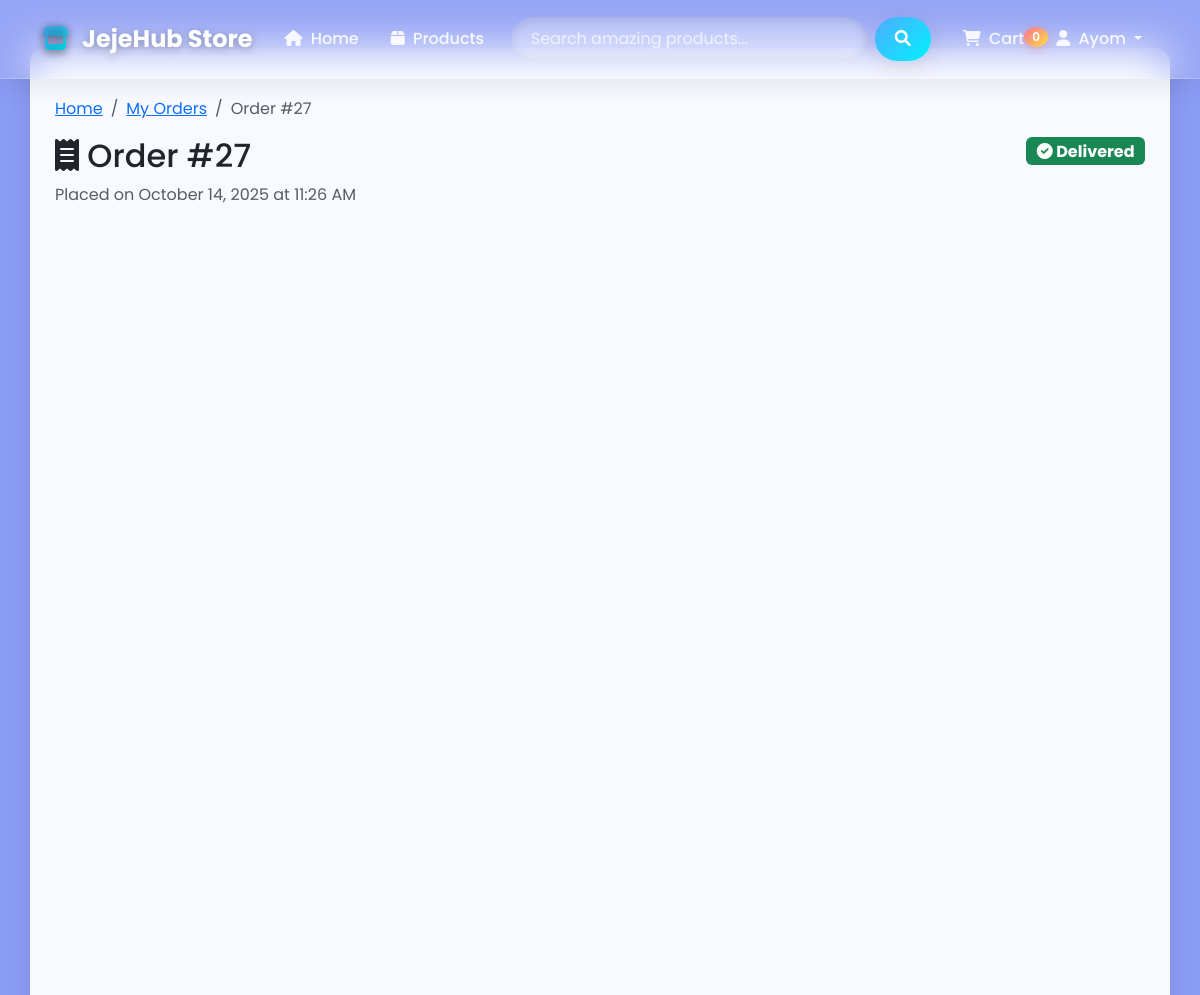
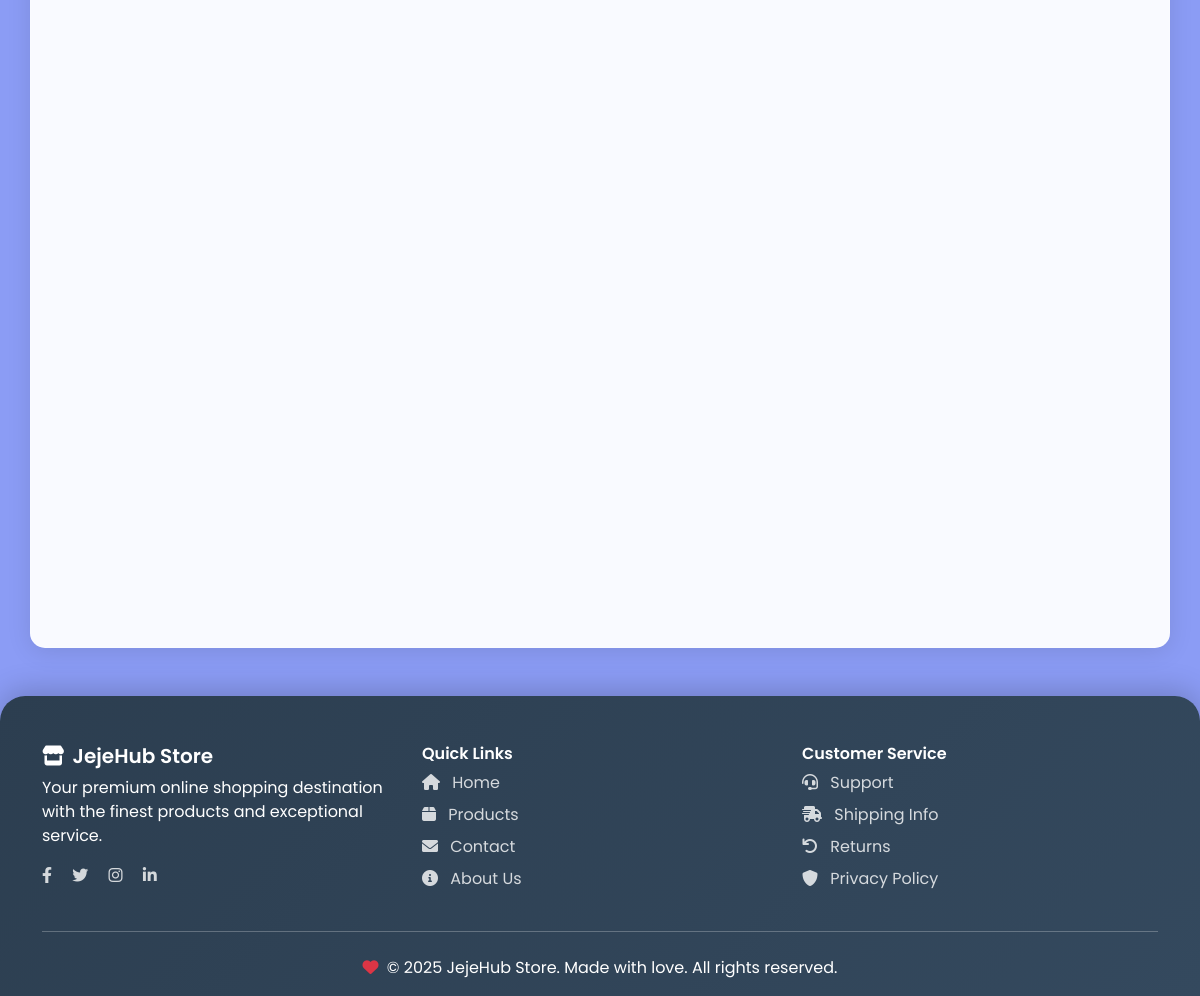
/orders/27/ (signed in), run on the app's committed database (2 pictures, top to bottom).
### shop/models.py (models this page shows, shortened)
class Order(models.Model):
    STATUS_CHOICES = [
        ('pending', 'Pending'),
        ('processing', 'Processing'),
        ('shipped', 'Shipped'),
        ('delivered', 'Delivered'),
        ('cancelled', 'Cancelled'),
    ]
    first_name = models.CharField(max_length=100)
    last_name = models.CharField(max_length=100)
    email = models.EmailField()
    phone = models.CharField(max_length=20)
    address = models.CharField(max_length=250)
    city = models.CharField(max_length=100, blank=True, default='')
    state = models.CharField(max_length=100, blank=True, default='')
    postal_code = models.CharField(max_length=20, blank=True, default='')
    user = models.ForeignKey(User, on_delete=models.CASCADE, related_name='orders')
    user_order_number = models.IntegerField(default=1)  # ADD THIS LINE
    created_at = models.DateTimeField(auto_now_add=True)
    updated_at = models.DateTimeField(auto_now=True)
    status = models.CharField(max_length=20, choices=STATUS_CHOICES, default='pending')
    total_amount = models.DecimalField(max_digits=10, decimal_places=2)
    tracking_number = models.CharField(max_length=100, blank=True, null=True)
    carrier = models.CharField(max_length=100, blank=True, null=True)
    class Meta:
        ordering = ['-created_at']
    def get_subtotal(self):
        return sum(item.get_total_price() for item in self.items.all())
    def get_shipping_fee(self):
        subtotal = self.get_subtotal()
        exchange_rate = settings.EXCHANGE_RATE_USD_TO_NGN
        subtotal_ngn = subtotal * exchange_rate
        if subtotal_ngn < settings.SHIPPING_THRESHOLD_NGN:
            shipping_fee_ngn = settings.SHIPPING_FEE_LOW_NGN
        else:
            shipping_fee_ngn = settings.SHIPPING_FEE_HIGH_NGN
        return shipping_fee_ngn / exchange_rate
    def get_tax(self):
        subtotal = self.get_subtotal()
        exchange_rate = settings.EXCHANGE_RATE_USD_TO_NGN
        subtotal_ngn = subtotal * exchange_rate
        if subtotal_ngn >= settings.TAX_THRESHOLD_NGN:
            tax_ngn = settings.TAX_AMOUNT_NGN
        else:
            tax_ngn = Decimal('0')
        return tax_ngn / exchange_rate

### shop/views.py (the view)
# urls.py: path('orders/<int:order_id>/', views.order_detail, name='order_detail'),
@login_required
def order_detail(request, order_id):
    order = get_object_or_404(Order, id=order_id, user=request.user)
    context = {
        'order': order,
        'order_items': order.items.select_related('product'),
    }
    return render(request, 'shop/order_detail.html', context)

### shop/context_processors.py (called while the page is built)
def search_query(request):
    return {
        'search_query': request.GET.get('q', '')
    }

def currency_context(request):
    currency = getattr(request, 'currency', 'NGN')
    currency_symbol = getattr(request, 'currency_symbol', '₦')
    exchange_rate = getattr(request, 'exchange_rate', 1550)
    return {
        'user_currency': currency,
        'currency_symbol': currency_symbol,
        'exchange_rate': exchange_rate,
    }

### shop/models.py (called while the page is built)
    def get_absolute_url(self):
        return reverse('shop:product_detail', args=[self.slug])

    def get_total_price(self):
        return self.quantity * self.price

### shop/templatetags/currency_filters.py (called while the page is built)
@register.filter
def naira(value):
    try:
        if value is None:
            return '₦0.00'
        ngn_amount = float(value) * USD_TO_NGN
        return f'₦{ngn_amount:,.2f}'
    except (ValueError, TypeError):
        return '₦0.00'

### shop/templates/shop/order_detail.html (shortened to what this page needs)
{% extends 'base.html' %}
{% load currency_filters %}
{% block content %}
<div class="row">
    <div class="col-12">
        <nav aria-label="breadcrumb">
            <ol class="breadcrumb">
                <li class="breadcrumb-item"><a href="{% url 'shop:home' %}">Home</a></li>
                <li class="breadcrumb-item"><a href="{% url 'shop:order_history' %}">My Orders</a></li>
                <li class="breadcrumb-item active">Order #{{ order.id }}</li>
            </ol>
        </nav>
    </div>
</div>
<div class="row mb-4">
    <div class="col-md-8">
        <h2 class="mb-2">
            <i class="fas fa-receipt"></i> Order #{{ order.id }}
        </h2>
        <p class="text-muted mb-0">
            Placed on {{ order.created_at|date:"F d, Y \a\t g:i A" }}
        </p>
    </div>
    <div class="col-md-4 text-md-end">
        <span class="badge fs-6
            {% if order.status == 'delivered' %}bg-success
            {% elif order.status == 'shipped' %}bg-info
            {% elif order.status == 'processing' %}bg-warning
            {% elif order.status == 'cancelled' %}bg-danger
            {% else %}bg-secondary
            {% endif %}">
            <i class="fas
                {% if order.status == 'delivered' %}fa-check-circle
                {% elif order.status == 'shipped' %}fa-truck
                {% elif order.status == 'processing' %}fa-cog fa-spin
                {% elif order.status == 'cancelled' %}fa-times-circle
                {% else %}fa-clock
                {% endif %}"></i>
            {{ order.get_status_display }}
        </span>
    </div>
</div>
<div class="row">
    <div class="col-lg-8">
    </div>
    <div class="col-lg-4">
    </div>
</div>
{% endblock %}

### shop/templates/base.html (shortened to what this page needs)
<!DOCTYPE html>
<html lang="en">
<head>
    <link href="https://cdnjs.cloudflare.com/ajax/libs/bootstrap/5.3.0/css/bootstrap.min.css" rel="stylesheet">
    <link href="https://cdnjs.cloudflare.com/ajax/libs/font-awesome/6.0.0/css/all.min.css" rel="stylesheet">
</head>
<body>
    <nav class="navbar navbar-expand-lg fixed-top">
        <div class="container">
            <a class="navbar-brand" href="{% url 'shop:home' %}">
                <i class="fas fa-store me-2"></i> JejeHub Store
            </a>
            <div class="collapse navbar-collapse" id="navbarNav">
                <ul class="navbar-nav me-auto">
                    <li class="nav-item">
                        <a class="nav-link" href="{% url 'shop:home' %}">
                            <i class="fas fa-home me-1"></i> Home
                        </a>
                    </li>
                    <li class="nav-item">
                        <a class="nav-link" href="{% url 'shop:product_list' %}">
                            <i class="fas fa-box me-1"></i> Products
                        </a>
                    </li>
                </ul>
<form class="d-flex me-3 search-container" method="get" action="{% url 'shop:product_list' %}">
<input class="form-control me-2" type="search" name="q" value="{{ search_query }}" placeholder="Search amazing products...">    <button class="btn btn-search" type="submit">
        <i class="fas fa-search"></i>
    </button>
</form>
                <ul class="navbar-nav">
                    <li class="nav-item">
                        <a class="nav-link position-relative" href="{% url 'shop:cart_detail' %}">
                            <i class="fas fa-shopping-cart me-1"></i> Cart
                            <span class="badge cart-badge position-absolute">0</span>
                        </a>
                    </li>
                    {% if user.is_authenticated %}
                        <li class="nav-item dropdown">
                            <a class="nav-link dropdown-toggle" href="#" id="navbarDropdown" role="button"
                               data-bs-toggle="dropdown" aria-expanded="false">
                                <i class="fas fa-user me-1"></i> {{ user.username }}
                            </a>
                        </li>
                    {% endif %}
                </ul>
            </div>
        </div>
    </nav>
    <main class="container mt-5 pt-5 px-4 py-4 fade-in-up">
        {% block content %}
        {% endblock %}
    </main>
    <footer class="footer-enhanced">
        <div class="container">
            <div class="row">
                <div class="col-md-4">
                    <h5><i class="fas fa-store me-2"></i>JejeHub Store</h5>
                    <p class="mb-3">Your premium online shopping destination with the finest products and exceptional service.</p>
                    <div class="social-links">
                        <a href="#" class="me-3"><i class="fab fa-facebook-f"></i></a>
                        <a href="http://x.com/temi1019?s=21" class="me-3"><i class="fab fa-twitter"></i></a>
                        <a href="https://www.instagram.com/te_mi_je?igsh=MXN4djgwempyc2lrYw%3D%3D&utm_source=qr " class="me-3"><i class="fab fa-instagram"></i></a>
                        <a href="#" class="me-3"><i class="fab fa-linkedin-in"></i></a>
                    </div>
                </div>
                <div class="col-md-4">
                    <h6>Quick Links</h6>
                    <ul class="list-unstyled">
                        <li class="mb-2">
                            <a href="{% url 'shop:home' %}">
                                <i class="fas fa-home me-2"></i> Home
                            </a>
                        </li>
                        <li class="mb-2">
                            <a href="{% url 'shop:product_list' %}">
                                <i class="fas fa-box me-2"></i> Products
                            </a>
                        </li>
                        <li class="mb-2">
                            <a href="#">
                                <i class="fas fa-envelope me-2"></i> Contact
                            </a>
                        </li>
                        <li class="mb-2">
                            <a href="#">
                                <i class="fas fa-info-circle me-2"></i> About Us
                            </a>
                        </li>
                    </ul>
                </div>
                <div class="col-md-4">
                    <h6>Customer Service</h6>
                    <ul class="list-unstyled">
                        <li class="mb-2">
                            <a href="#">
                                <i class="fas fa-headset me-2"></i> Support
                            </a>
                        </li>
                        <li class="mb-2">
                            <a href="#">
                                <i class="fas fa-shipping-fast me-2"></i> Shipping Info
                            </a>
                        </li>
                        <li class="mb-2">
                            <a href="#">
                                <i class="fas fa-undo me-2"></i> Returns
                            </a>
                        </li>
                        <li class="mb-2">
                            <a href="#">
                                <i class="fas fa-shield-alt me-2"></i> Privacy Policy
                            </a>
                        </li>
                    </ul>
                </div>
            </div>
            <hr class="my-4">
            <div class="text-center">
                <p class="mb-0">
                    <i class="fas fa-heart text-danger me-1"></i>
                    &copy; 2025 JejeHub Store. Made with love. All rights reserved.
                </p>
            </div>
        </div>
    </footer>
</body>
</html>

### shop/templates/base.html (style rules this page uses)
:root { --primary-gradient: linear-gradient(135deg, #667eea 0%, #764ba2 100%); --secondary-gradient: linear-gradient(135deg, #f093fb 0%, #f5576c 100%); --accent-gradient: linear-gradient(135deg, #4facfe 0%, #00f2fe 100%); --success-gradient: linear-gradient(135deg, #43e97b 0%, #38f9d7 100%); --warning-gradient: linear-gradient(135deg, #fa709a 0%, #fee140 100%); --dark-gradient: linear-gradient(135deg, #2c3e50 0%, #34495e 100%); --shadow-soft: 0 4px 25px rgba(0,0,0,0.1); --shadow-hover: 0 8px 30px rgba(0,0,0,0.15); --border-radius: 15px; }
* { margin: 0; padding: 0; box-sizing: border-box; }
body { font-family: 'Poppins', sans-serif; background: #8b9cf5; min-height: 100vh; }
main { background: rgba(255, 255, 255, 0.95); backdrop-filter: blur(20px); border-radius: var(--border-radius); box-shadow: var(--shadow-soft); border: 1px solid rgba(255, 255, 255, 0.2); }
.navbar { background: rgba(255, 255, 255, 0.1) !important; backdrop-filter: blur(20px); border-bottom: 1px solid rgba(255, 255, 255, 0.2); box-shadow: var(--shadow-soft); padding: 1rem 0; }
.navbar-brand { font-weight: 700; font-size: 1.5rem; color: #fff !important; text-shadow: 0 2px 10px rgba(0,0,0,0.3); }
.navbar-brand i { background: var(--accent-gradient); -webkit-background-clip: text; -webkit-text-fill-color: transparent; background-clip: text; filter: drop-shadow(0 2px 4px rgba(0,0,0,0.3)); }
.nav-link { color: rgba(255, 255, 255, 0.9) !important; font-weight: 500; transition: all 0.3s ease; position: relative; margin: 0 0.5rem; }
.nav-link::before { content: ''; position: absolute; bottom: -5px; left: 50%; width: 0; height: 3px; background: var(--accent-gradient); border-radius: 2px; transition: all 0.3s ease; transform: translateX(-50%); }
.search-container { position: relative; }
.form-control { border: none; background: rgba(255, 255, 255, 0.2); backdrop-filter: blur(10px); border-radius: 25px; color: #fff; padding: 10px 20px; transition: all 0.3s ease; box-shadow: inset 0 2px 10px rgba(0,0,0,0.1); }
.form-control::placeholder { color: rgba(255, 255, 255, 0.7); }
.btn-search { background: var(--accent-gradient); border: none; border-radius: 25px; padding: 10px 20px; color: #fff; transition: all 0.3s ease; box-shadow: var(--shadow-soft); }
.cart-badge { background: var(--warning-gradient); border-radius: 50%; padding: 4px 8px; font-size: 12px; font-weight: 600; color: #fff; box-shadow: 0 2px 10px rgba(255,107,106,0.4); animation: pulse 2s infinite; }
.footer-enhanced { background: var(--dark-gradient); color: #fff; margin-top: 3rem; padding: 3rem 0 1rem; border-radius: 25px 25px 0 0; box-shadow: 0 -5px 30px rgba(0,0,0,0.2); }
.footer-enhanced h5, .footer-enhanced h6 { color: #fff; font-weight: 600; }
.footer-enhanced a { color: rgba(255, 255, 255, 0.8); text-decoration: none; transition: all 0.3s ease; }
.fade-in-up { opacity: 0; transform: translateY(30px); animation: fadeInUp 0.6s ease forwards; }

### data on the page
Order: id "27", created_at "October 14, 2025 at 11:26 AM", status "Delivered"

### other printed values
{{ user.username }} "Ayom"
